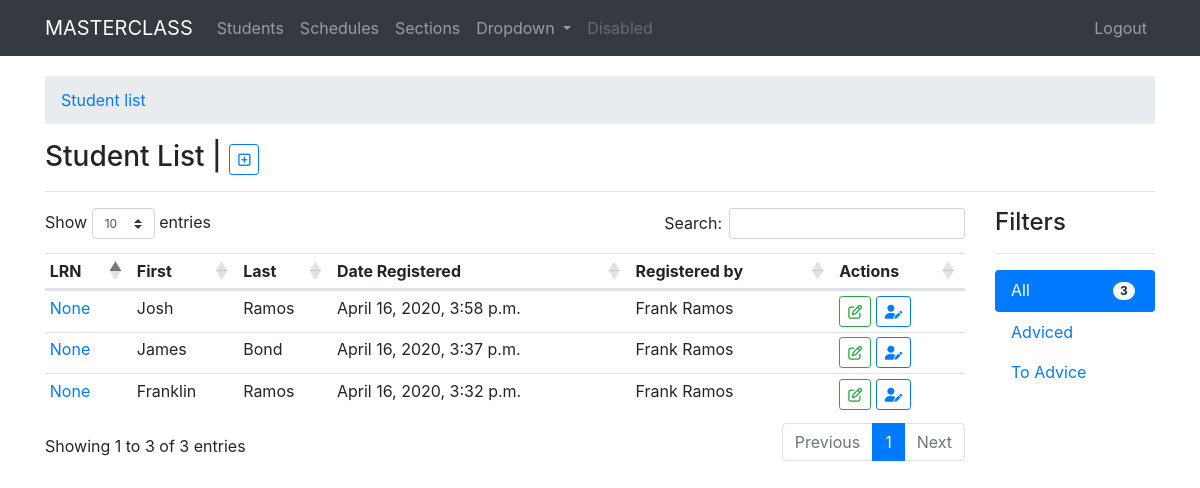
Page / (signed in) on the earlier database version.
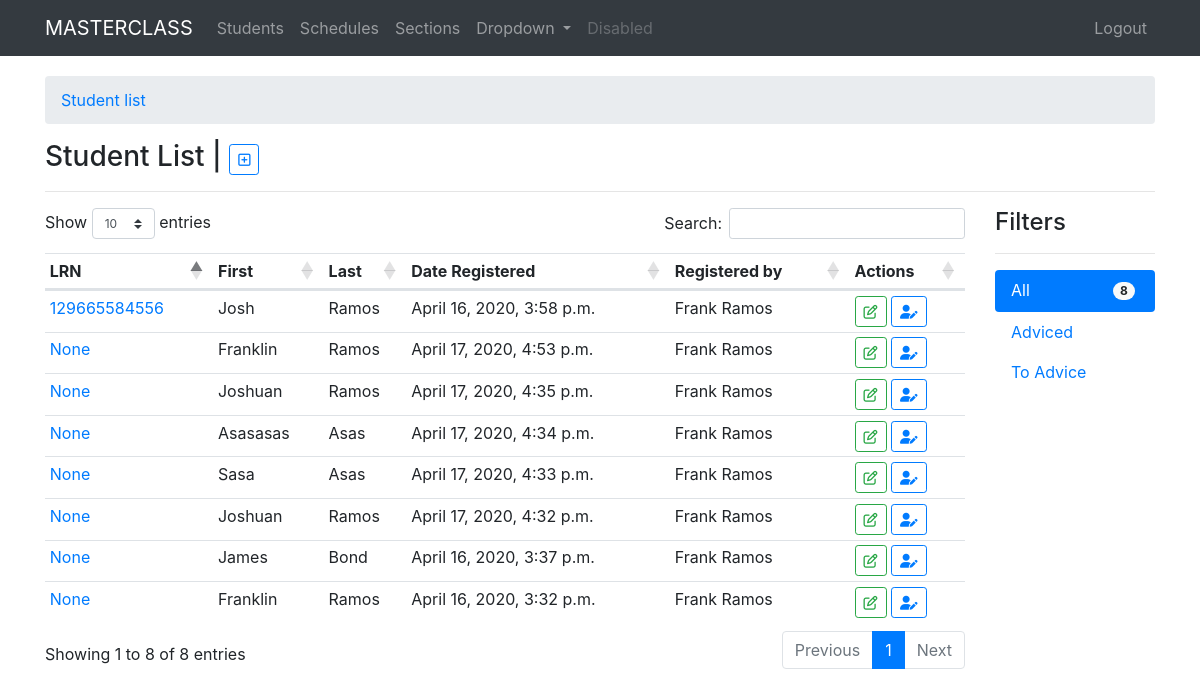
Same page on the later database version.
### students/models.py (models this page shows, shortened)
class StudentName(models.Model):
    user = models.ForeignKey(User, on_delete=models.CASCADE, default=1)
    lrn = models.CharField(max_length=12, unique=True, blank=True, null=True)
    first_name = models.CharField(max_length=120)
    last_name = models.CharField(max_length=120)
    middle_name = models.CharField(max_length=120, blank=True)
    extension_name = models.CharField(max_length=10, blank=True)
    GENDER = [
    ('M', 'MALE'),
    ('F', 'FEMALE'),
    ]
    gender = models.CharField(max_length=6, choices=GENDER, blank=True, null=True)
    birth_date = models.DateField()
    school_status = models.ForeignKey(SchoolStatus, on_delete=models.CASCADE, verbose_name='schooling status', blank=True, null=True)
    image = models.ImageField(upload_to=user_directory_path, blank=True, null=True)
    timestamp = models.DateTimeField(auto_now_add=True)
    updated = models.DateTimeField(auto_now=True)
    class Meta:
        ordering = ['-timestamp',]

### students/views.py (the view)
# urls.py: path('', views.my_list, name='list'),
@login_required()
def my_list(request):
	student_list = StudentName.objects.all()
	student_count = StudentName.objects.all().count()
	context = {
		"title": "my students",
		"studentlist": student_list,
		"studentcount": student_count,
	}
	return render(request, "students/student_list.html", context)

### templates/students/student_list.html (shortened to what this page needs)
{% extends 'base.html' %}
{% block content %}
<nav aria-label="breadcrumb">
  <ol class="breadcrumb">
    <li class="breadcrumb-item"><a href="{%url 'student:list'%}">Student list</a></li>
  </ol>
</nav>
<h3>{% if request.user.is_superuser %}Student List | <small class="text-muted"><a href="{%url 'student:add'%}" type="button" class="btn btn-outline-primary btn-sm myTooltip" data-toggle="tooltip" data-placement="right" title="Add student"><i class="far fa-plus-square"></i></a></small>{% else %} {{title|title}} {% endif %}</h3>
<hr>
{% if request.user.is_authenticated %}
  {% if request.user.is_superuser %}
  <div class="row">
    <div class="col-sm-10">
      <div class="tab-content" id="v-pills-tabContent">
        <div class="tab-pane fade show active" id="v-pills-home" role="tabpanel" aria-labelledby="v-pills-home-tab">
          <table class="table table-hover table-sm myTable">
            <thead>
              <tr>
                <th scope="col">LRN</th>
                <th scope="col">First</th>
                <th scope="col">Last</th>
                <th scope="col">Date Registered</th>
                <th scope="col">Registered by</th>
                <th scope="col">Actions</th>
              </tr>
            </thead>
            <tbody>
              {% for st in studentlist %}
              <tr>
                <td><a href="{% url 'student:detail' pk=st.id %}" data-toggle="tooltip" data-placement="left" title="Student details" class="myTooltip">{{st.lrn}}</a></td>
                <td>{{st.first_name|title}}</td>
                <td>{{st.last_name|title}}</td>
                <td>{{st.timestamp}}</td>
                <td>{{st.user.get_full_name|title}}</td>
                <td>
                  <a href="{% url 'student:update' pk=st.id %}" class="btn btn-outline-success btn-sm"><i class="far fa-edit"></i></a>
                  <a href="{% url 'schedule:advice' pk=st.id %}" class="btn btn-outline-primary btn-sm"><i class="fas fa-user-edit"></i></a>
                </td>
              </tr>
              {% endfor %}
            </tbody>
          </table>
        </div>
      </div>
    </div>
    <div class="col-sm-2">
      <h4>Filters</h4>
      <hr>
      <div class="nav flex-column nav-pills" id="v-pills-tab" role="tablist" aria-orientation="vertical">
        <a class="nav-link active" id="v-pills-home-tab" data-toggle="pill" href="#v-pills-home" role="tab" aria-controls="v-pills-home" aria-selected="true">All <span class="badge badge-pill badge-light float-right m-1">{{studentcount}}</span></a>
        <a class="nav-link" id="v-pills-profile-tab" data-toggle="pill" href="#v-pills-profile" role="tab" aria-controls="v-pills-profile" aria-selected="false">Adviced </a>
        <a class="nav-link" id="v-pills-messages-tab" data-toggle="pill" href="#v-pills-messages" role="tab" aria-controls="v-pills-messages" aria-selected="false">To Advice </a>
      </div>
    </div>
  </div>
  {% endif %}
{% else %}
No data to display!
{% endif %}
{% endblock %}

Differences in the rows shown:
added StudentName: lrn "None", first_name "Franklin", last_name "Ramos", timestamp "April 17, 2020, 4:53 p.m.", user.get_full_name "Frank Ramos"
added StudentName: lrn "None", first_name "Joshuan", last_name "Ramos", timestamp "April 17, 2020, 4:35 p.m.", user.get_full_name "Frank Ramos"
added StudentName: lrn "None", first_name "Asasasas", last_name "Asas", timestamp "April 17, 2020, 4:34 p.m.", user.get_full_name "Frank Ramos"
added StudentName: lrn "None", first_name "Sasa", last_name "Asas", timestamp "April 17, 2020, 4:33 p.m.", user.get_full_name "Frank Ramos"
added StudentName: lrn "None", first_name "Joshuan", last_name "Ramos", timestamp "April 17, 2020, 4:32 p.m.", user.get_full_name "Frank Ramos"
changed StudentName "Josh": lrn "None" → "129665584556"
Other differences:
text written by a page script: "Show entries Search: Showing 1 to 3 of 3 entries Previous 1 Next" → "Show entries Search: Showing 1 to 8 of 8 entries Previous 1 Next"
{{ studentcount }}: "3" → "8"
